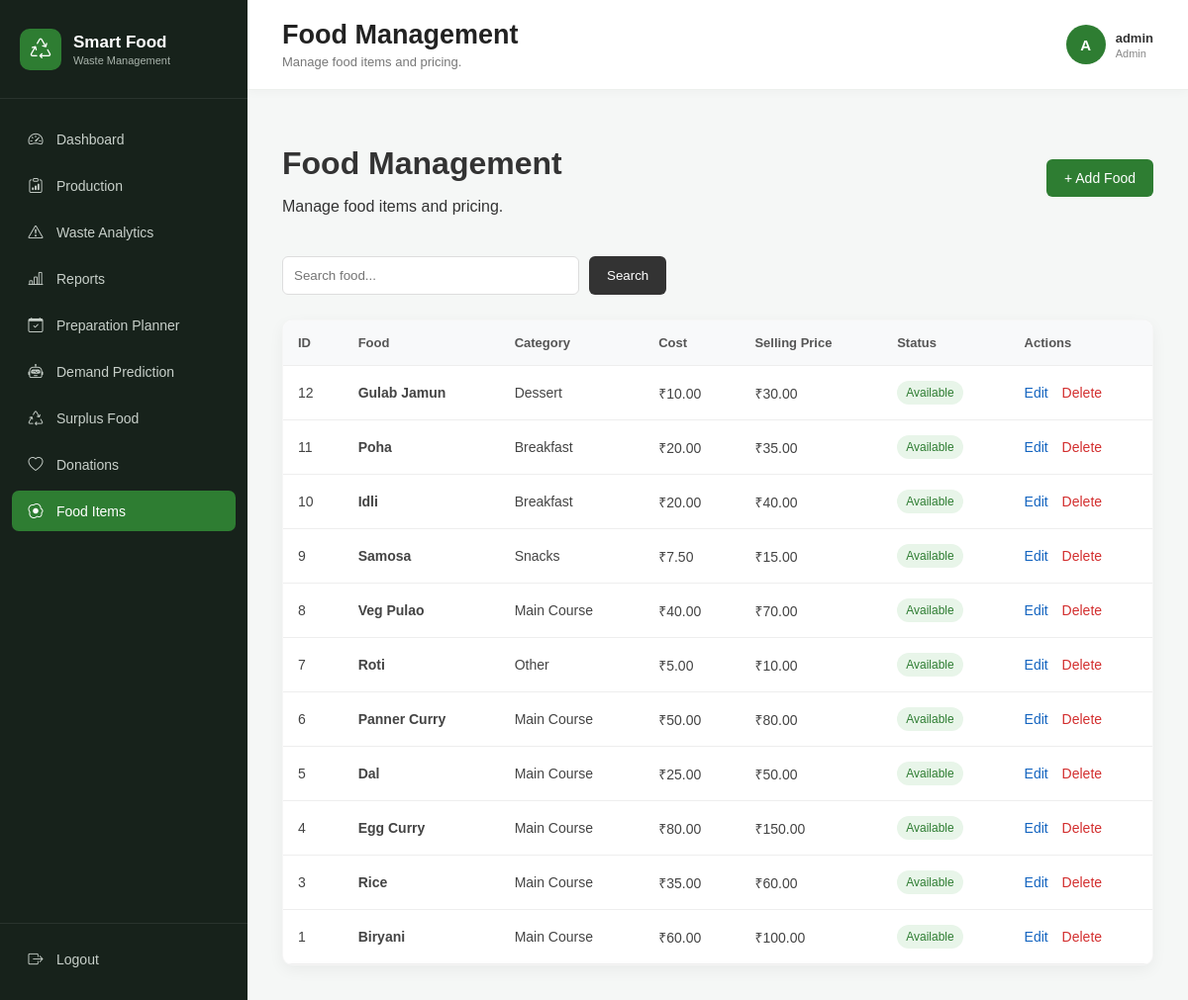
Page /foods/ (signed in) on the committed database.
### waste_management/models.py (models this page shows, shortened)
class FoodItem(models.Model):
    CATEGORY_CHOICES = [
        ('Breakfast', 'Breakfast'),
        ('Main Course', 'Main Course'),
        ('Snacks', 'Snacks'),
        ('Dessert', 'Dessert'),
        ('Beverage', 'Beverage'),
        ('Other', 'Other'),
    ]
    food_name = models.CharField(
        max_length=100
    )
    category = models.CharField(
        max_length=50,
        choices=CATEGORY_CHOICES
    )
    cost_per_unit = models.DecimalField(
        max_digits=10,
        decimal_places=2,
        validators=[MinValueValidator(0)]
    )
    selling_price = models.DecimalField(
        max_digits=10,
        decimal_places=2,
        validators=[MinValueValidator(0)]
    )
    is_available = models.BooleanField(
        default=True
    )
    created_at = models.DateTimeField(
        auto_now_add=True
    )
    updated_at = models.DateTimeField(
        auto_now=True
    )

### waste_management/views.py (the view)
@login_required
def food_list(request):
    if not request.user.groups.filter(
        name="Admin"
    ).exists():
        return redirect("dashboard")
    search = request.GET.get(
        "search",
        ""
    )
    foods = FoodItem.objects.all().order_by(
        "-created_at"
    )
    if search:
        foods = foods.filter(
            food_name__icontains=search
        )
    return render(
        request,
        "waste_management/food_list.html",
        {
            "foods": foods,
            "search": search
        }
    )

### waste_management/templates/waste_management/food_list.html (shortened to what this page needs)
{% extends 'waste_management/base.html' %}
{% block page_title %}
  Food Management
{% endblock %}
{% block page_subtitle %}
  Manage food items and pricing.
{% endblock %}
{% block content %}
  <div class="page-header">
    <div>
      <h1>Food Management</h1>
      <p>Manage food items and pricing.</p>
    </div>
    <a href="{% url 'add_food' %}" class="primary-btn">+ Add Food</a>
  </div>
  <form method="GET" class="search-form">
    <input type="text" name="search" value="{{ search }}" placeholder="Search food..." />
    <button type="submit">Search</button>
  </form>
  <div class="table-container">
    <table>
      <thead>
        <tr>
          <th>ID</th>
          <th>Food</th>
          <th>Category</th>
          <th>Cost</th>
          <th>Selling Price</th>
          <th>Status</th>
          <th>Actions</th>
        </tr>
      </thead>
      <tbody>
        {% for food in foods %}
          <tr>
            <td>{{ food.id }}</td>
            <td>
              <strong>{{ food.food_name }}</strong>
            </td>
            <td>{{ food.get_category_display }}</td>
            <td>₹{{ food.cost_per_unit }}</td>
            <td>₹{{ food.selling_price }}</td>
            <td>
              {% if food.is_available %}
                <span class="status-active">Available</span>
              {% else %}
                <span class="status-inactive">Unavailable</span>
              {% endif %}
            </td>
            <td>
              <a href="{% url 'edit_food' food.id %}" class="edit-btn">Edit</a>
              <a href="{% url 'delete_food' food.id %}" class="delete-btn">Delete</a>
            </td>
          </tr>
        {% empty %}
          <tr>
            <td colspan="7" class="empty-state">No food items found.</td>
          </tr>
        {% endfor %}
      </tbody>
    </table>
  </div>
{% endblock %}

### waste_management/templates/waste_management/base.html (shortened to what this page needs)
{% load static %}
<!DOCTYPE html>
<html lang="en">
  <head>
    <link rel="stylesheet" href="{% static 'css/style.css' %}" />
    <link rel="stylesheet" href="https://cdn.jsdelivr.net/npm/bootstrap-icons@1.11.3/font/bootstrap-icons.min.css" />
  </head>
  <body>
    <div class="app-layout">
      <aside class="app-sidebar">
        <div class="sidebar-brand">
          <div class="sidebar-brand-icon">
            <i class="bi bi-recycle"></i>
          </div>
          <div>
            <h2>Smart Food</h2>
            <span>Waste Management</span>
          </div>
        </div>
        <nav class="sidebar-menu">
          <a href="{% url 'dashboard' %}" class="sidebar-link {% if request.resolver_match.url_name == 'dashboard' %}active{% endif %}">
            <span class="sidebar-icon"><i class="bi bi-speedometer2"></i></span>
            <span>Dashboard</span>
          </a>
          <a href="{% url 'production_list' %}" class="sidebar-link {% if request.resolver_match.url_name == 'production_list' or request.resolver_match.url_name == 'add_production' %}active{% endif %}">
            <span class="sidebar-icon"><i class="bi bi-clipboard-data"></i></span>
            <span>Production</span>
          </a>
          <a href="{% url 'waste_dashboard' %}" class="sidebar-link {% if request.resolver_match.url_name == 'waste_dashboard' %}active{% endif %}">
            <span class="sidebar-icon"><i class="bi bi-exclamation-triangle"></i></span>
            <span>Waste Analytics</span>
          </a>
          <a href="{% url 'reports_dashboard' %}" class="sidebar-link {% if request.resolver_match.url_name == 'reports_dashboard' %}active{% endif %}">
            <span class="sidebar-icon"><i class="bi bi-bar-chart-line"></i></span>
            <span>Reports</span>
          </a>
          <a href="{% url 'preparation_planner' %}" class="sidebar-link {% if request.resolver_match.url_name == 'preparation_planner' %}active{% endif %}">
            <span class="sidebar-icon"><i class="bi bi-calendar-check"></i></span>
            <span>Preparation Planner</span>
          </a>
          <a href="{% url 'demand_prediction' %}" class="sidebar-link {% if request.resolver_match.url_name == 'demand_prediction' %}active{% endif %}">
            <span class="sidebar-icon"><i class="bi bi-robot"></i></span>
            <span>Demand Prediction</span>
          </a>
          <a href="{% url 'surplus_list' %}" class="sidebar-link {% if request.resolver_match.url_name == 'surplus_list' or request.resolver_match.url_name == 'add_surplus' %}active{% endif %}">
            <span class="sidebar-icon"><i class="bi bi-recycle"></i></span>
            <span>Surplus Food</span>
          </a>
          <a href="{% url 'donation_list' %}" class="sidebar-link {% if request.resolver_match.url_name == 'donation_list' or request.resolver_match.url_name == 'add_donation' %}active{% endif %}">
            <span class="sidebar-icon"><i class="bi bi-heart"></i></span>
            <span>Donations</span>
          </a>
          {% if request.user.groups.all %}
            {% if request.user.groups.all.0.name == 'Admin' %}
              <a href="{% url 'food_list' %}" class="sidebar-link {% if request.resolver_match.url_name == 'food_list' or request.resolver_match.url_name == 'add_food' or request.resolver_match.url_name == 'edit_food' %}active{% endif %}">
                <span class="sidebar-icon"><i class="bi bi-egg-fried"></i></span>
                <span>Food Items</span>
              </a>
            {% endif %}
          {% endif %}
        </nav>
        <div class="sidebar-footer">
          <a href="{% url 'logout' %}" class="sidebar-link logout-link">
            <span class="sidebar-icon"><i class="bi bi-box-arrow-right"></i></span>
            <span>Logout</span>
          </a>
        </div>
      </aside>
      <main class="app-main">
        <header class="app-topbar">
          <div>
            <h1>
              {% block page_title %}{% endblock %}
            </h1>
            <p>
              {% block page_subtitle %}{% endblock %}
            </p>
          </div>
          <div class="app-user">
            <div class="app-user-avatar">{{ request.user.username|first|upper }}</div>
            <div>
              <strong>{{ request.user.username }}</strong>
              <span>
                {% if request.user.groups.all.0.name %}
                  {{ request.user.groups.all.0.name }}
                {% else %}
                  User
                {% endif %}
              </span>
            </div>
          </div>
        </header>
        <div class="app-content">
          {% block content %}
          {% endblock %}
        </div>
      </main>
    </div>
  </body>
</html>

### rows in the picture
FoodItem: id "12", food_name "Gulab Jamun", category "Dessert", cost_per_unit "10.00", selling_price "30.00", is_available "Available"
FoodItem: id "11", food_name "Poha", category "Breakfast", cost_per_unit "20.00", selling_price "35.00", is_available "Available"
FoodItem: id "10", food_name "Idli", category "Breakfast", cost_per_unit "20.00", selling_price "40.00", is_available "Available"
FoodItem: id "9", food_name "Samosa", category "Snacks", cost_per_unit "7.50", selling_price "15.00", is_available "Available"
FoodItem: id "8", food_name "Veg Pulao", category "Main Course", cost_per_unit "40.00", selling_price "70.00", is_available "Available"
FoodItem: id "7", food_name "Roti", category "Other", cost_per_unit "5.00", selling_price "10.00", is_available "Available"
FoodItem: id "6", food_name "Panner Curry", category "Main Course", cost_per_unit "50.00", selling_price "80.00", is_available "Available"
FoodItem: id "5", food_name "Dal", category "Main Course", cost_per_unit "25.00", selling_price "50.00", is_available "Available"
FoodItem: id "4", food_name "Egg Curry", category "Main Course", cost_per_unit "80.00", selling_price "150.00", is_available "Available"
FoodItem: id "3", food_name "Rice", category "Main Course", cost_per_unit "35.00", selling_price "60.00", is_available "Available"
FoodItem: id "1", food_name "Biryani", category "Main Course", cost_per_unit "60.00", selling_price "100.00", is_available "Available"

### other values in the picture
{{ request.user.username|first|upper }} "A"
{{ request.user.username }} "admin"
{{ request.user.groups.all.0.name }} "Admin"
